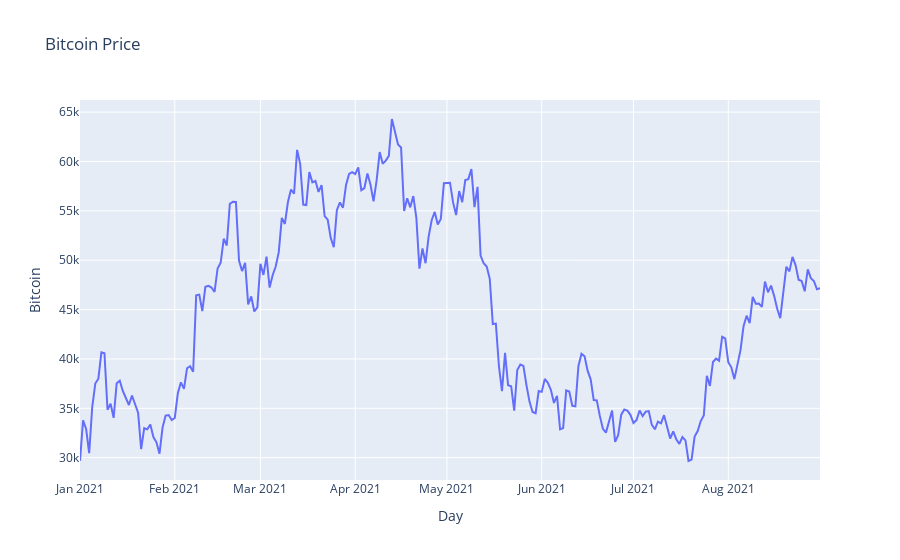

Notebook source saved alongside this figure:
### Code cell
btc_prices_chart = px.line(
    btc_prices,
    y="Bitcoin",
    title="Bitcoin Price",
)
btc_prices_chart

### Figure 1 — Plotly figure (JSON) as saved in the notebook; plotly's stock layout.template omitted (floating-point values rounded to 4 significant figures; data arrays with more than 128 entries replaced by an {"elided": "..."} marker saying what was removed)
{"data": [{"hovertemplate": "Day=%{x}<br>Bitcoin=%{y}<extra></extra>", "legendgroup": "", "line": {"color": "#636efa", "dash": "solid"}, "marker": {"symbol": "circle"}, "mode": "lines", "name": "", "orientation": "v", "showlegend": false, "type": "scatter", "x": {"elided": "243 str values"}, "xaxis": "x", "y": {"elided": "243 float values"}, "yaxis": "y"}], "layout": {"autosize": true, "legend": {"tracegroupgap": 0}, "title": {"text": "Bitcoin Price"}, "xaxis": {"anchor": "y", "autorange": true, "domain": [0, 1], "range": ["2021-01-01", "2021-08-31"], "title": {"text": "Day"}, "type": "date"}, "yaxis": {"anchor": "x", "autorange": true, "domain": [0, 1], "range": [27740.0, 66230.0], "title": {"text": "Bitcoin"}, "type": "linear"}}}
